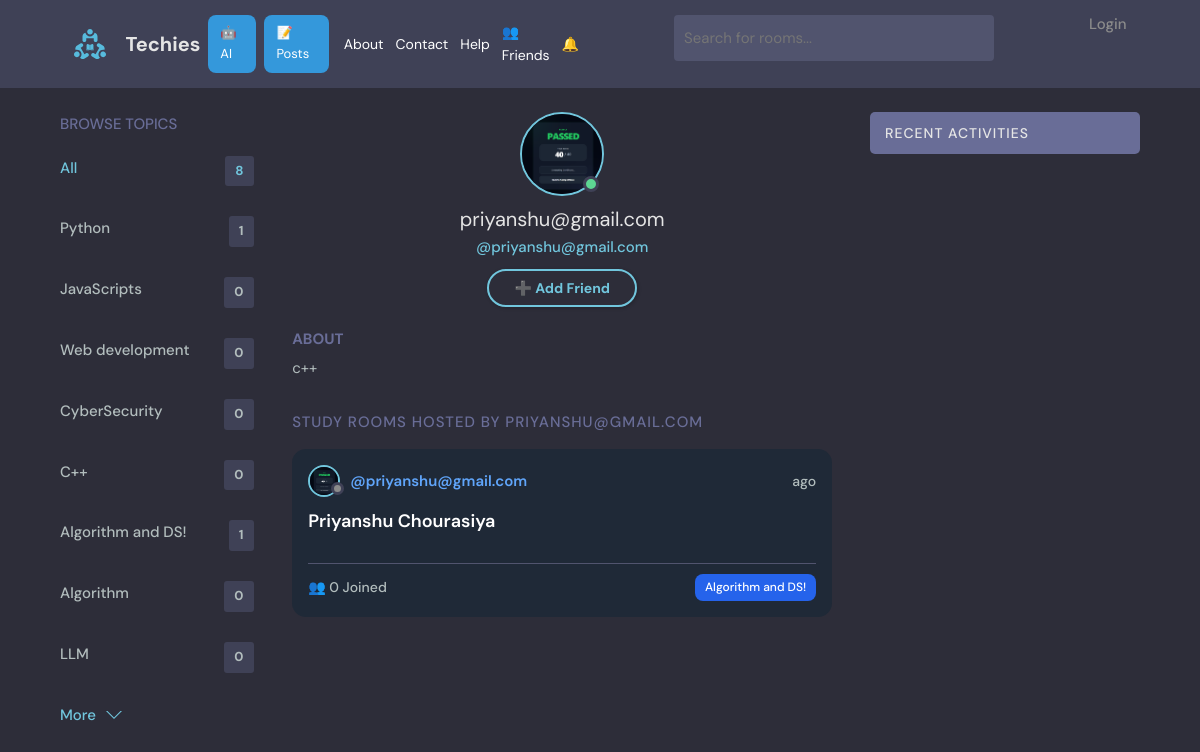
Before: /profile/16/ with the older database file.
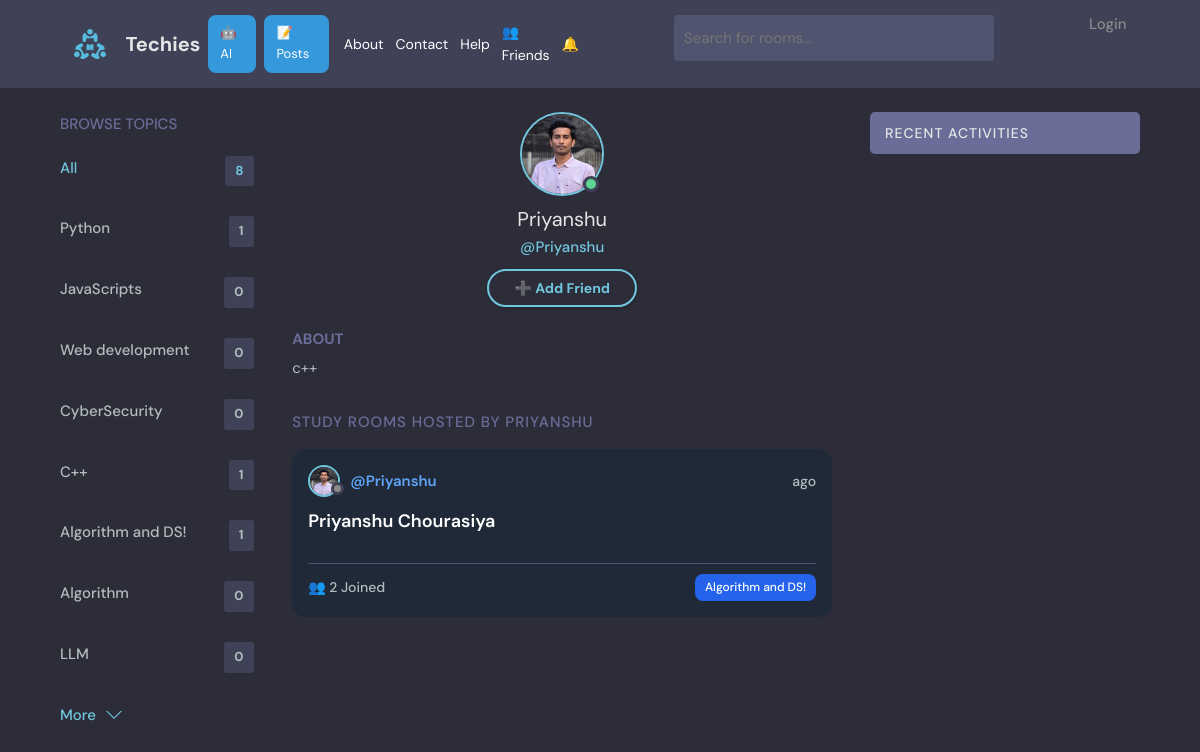
After: the same page with the newer database file.
### base/models.py (models this page shows, shortened)
class Topic(models.Model):
    name = models.CharField(max_length=200)

class User(AbstractUser):
    name = models.CharField(max_length=200, null=True)
    email = models.EmailField(unique=True, null=True)
    bio = models.TextField(null=True)
    avatar = models.ImageField(null=True, default="avatar.svg")
    friends = models.ManyToManyField("self", blank=True)
    USERNAME_FIELD = 'email'
    REQUIRED_FIELDS = []

class Room(models.Model):
    host = models.ForeignKey(User, on_delete=models.CASCADE, null=True)
    topic = models.ForeignKey(Topic, on_delete=models.SET_NULL, null=True)
    name = models.CharField(max_length=200)
    description = models.TextField(null=True, blank=True)
    participants = models.ManyToManyField(
        User, related_name='participants', blank=True
    )
    update = models.DateTimeField(auto_now=True)
    created = models.DateTimeField(auto_now_add=True)
    class Meta:
        ordering = ['-update', '-created']

### base/views.py (the view)
# urls.py: path('profile/<str:pk>/', views.userProfile, name='user-profile'),
def userProfile(request, pk):
    user = User.objects.get(id=pk)
    rooms = user.room_set.all()
    topics = Topic.objects.all()
    request_sent = False
    if request.user.is_authenticated and request.user != user:
        request_sent = FriendRequest.objects.filter(
            sender=request.user,
            receiver=user
        ).exists()
    return render(request, 'base/profile.html', {
        'user': user,
        'rooms': rooms,
        'topics': topics,
        'request_sent': request_sent
    })

### base/context_processors.py (called while the page is built)
def notification_count(request):
    if request.user.is_authenticated:
        count = FriendRequest.objects.filter(
            receiver=request.user,
            accepted=False
        ).count()
        return {'pending_requests_count': count}
    return {'pending_requests_count': 0}

### base/templates/base/profile.html
{% extends 'main.html' %}
{% block content %}
  <main class="profile-page layout layout--3">
    <div class="container">
      {% include 'base/topics_component.html' %}
      <div class="roomList">
        <div class="profile">
          <div class="profile__avatar">
            <div class="avatar avatar--large active">
              <img src="{{user.avatar.url}}" />
            </div>
          </div>
          <div class="profile__info">
            <h3>{{user.username}}</h3>
            <p>@{{user.username}}</p>
            {% if request.user == user %}
              <a href="{% url 'update-user' %}" class="btn btn--main btn--pill">
                Edit Profile
              </a>
            {% else %}
              <a href="{% url 'add-friend' user.id %}" class="btn btn--main btn--pill">
                ➕ Add Friend
              </a>
            {% endif %}
          </div>
          <div class="profile__about">
            <h3>About</h3>
            <p>
              {{ user.bio|default:"No bio available" }}
            </p>
          </div>
        </div>
        <div class="roomList__header">
          <div>
            <h2>Study Rooms Hosted by {{user.username}}</h2>
          </div>
        </div>
        {% include 'base/feed_component.html' %}
      </div>
      {% include 'base/activites_component.html' %}
    </div>
  </main>
{% endblock content %}

### base/templates/base/topics_component.html
<div class="topics">
    <div class="topics__header">
      <h2>Browse Topics</h2>
    </div>
    <ul class="topics__list">
      <li>
        <a href="{% url 'home' %}" class="active">All <span>{{topics.count}}</span></a>
      </li>
      {% for topic in topics %}
      <li>
        <a href="{% url 'home' %}?q={{topic.name}}">{{topic.name}} <span>{{topic.room_set.all.count}}</span></a>
      </li>
      {% endfor %}
    </ul>
    <a class="btn btn--link" href="{% url 'topics' %}">
      More
      <svg version="1.1" xmlns="http://www.w3.org/2000/svg" width="32" height="32" viewBox="0 0 32 32">
        <title>chevron-down</title>
        <path d="M16 21l-13-13h-3l16 16 16-16h-3l-13 13z"></path>
      </svg>
    </a>
  </div>

### base/templates/base/feed_component.html (shortened to what this page needs)
{% for room in rooms %}
<div class="roomListRoom modern-card">
  <div class="roomListRoom__header modern-header">
    <a href="{% url 'user-profile' room.host.id %}" class="roomListRoom__author">
      <div class="avatar avatar--small">
        <img src="{{room.host.avatar.url}}" />
      </div>
      <span class="username">@{{room.host.username}}</span>
    </a>
    <div class="roomListRoom__actions">
      <span>{{room.updated|timesince}} ago</span>
    </div>
  </div>
  <div class="roomListRoom__content modern-content">
    <a href="{% url 'room' room.id %}">
      {{room.name}}
    </a>
  </div>
  <div class="roomListRoom__meta modern-footer">
    <a href="{% url 'room' room.id %}" class="roomListRoom__joined">
      👥 {{room.participants.count}} Joined
    </a>
    <p class="roomListRoom__topic modern-topic">
      {{room.topic.name}}
    </p>
  </div>
</div>
{% endfor %}

Changed rows visible on the page:
computed for Topic (number 5 of 8 on the later page): room_set.all.count "0" → "1"
changed User: avatar: a different picture; username "priyanshu@gmail.com" → "Priyanshu"; username "PRIYANSHU@GMAIL.COM" → "PRIYANSHU"
changed through a linked row, Room "Priyanshu Chourasiya": host.avatar: a different picture; host.username "priyanshu@gmail.com" → "Priyanshu"; participants.count "0" → "2"
